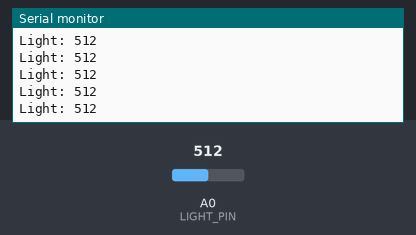
Recording of a sketch running on a simulated Arduino Uno, built with avr-gcc and run on an emulated ATmega328P. Shown: the last lines printed to the serial monitor. The inputs (shaded band) are chosen by the test bench; at power-on: A0 (LIGHT_PIN) = 512.

Above: at 1.2 s.
1.3 s: A0 (LIGHT_PIN) set to 716
At 1.56 s:
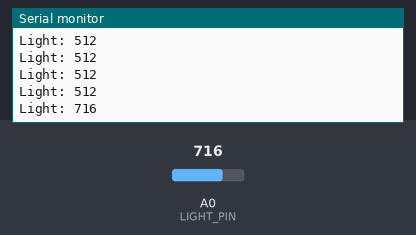
2.8 s: A0 (LIGHT_PIN) set to 900
At 2.96 s:
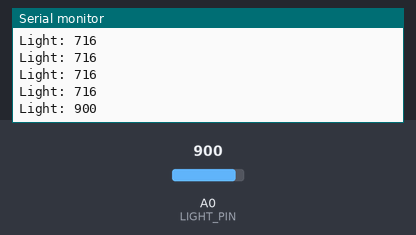
Timing chart, 0 to 5.8 s (numbered marks = the images above; inputs shaded):
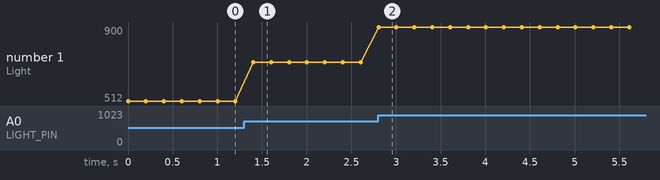

The sketch:

test_light.ino
```cpp
#define LIGHT_PIN A0

int get_light();

void setup() {
  // put your setup code here, to run once:
  Serial.begin(115200);
}

void loop() {
  // put your main code here, to run repeatedly:
  Serial.print("Light: ");
  Serial.println(get_light());
  delay(200);
}

int get_light() {
  return analogRead(LIGHT_PIN);
}
```

Measured:
- after the input at 1.3 s, the serial monitor: prints a new line after 0.10 s (image 1)
- after the input at 2.8 s, the serial monitor: prints a new line at once (image 2)
- plotted number 1: 512 → 716 after the input at 1.3 s, 716 → 900 after the input at 2.8 s
